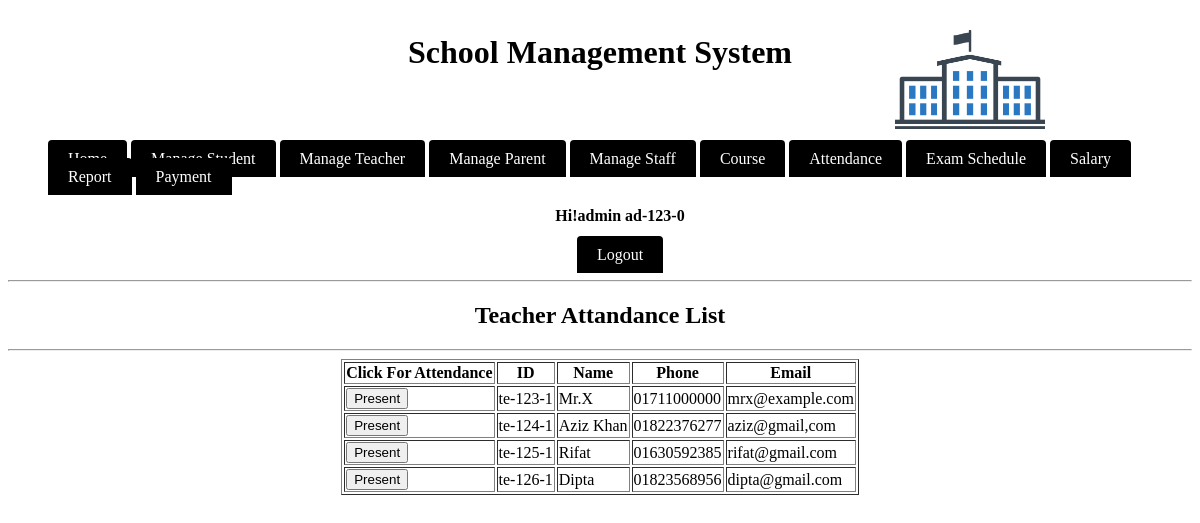
/module/admin/teacherAttendance.php (signed in), run on the app's committed database.
### tables this page shows
CREATE TABLE IF NOT EXISTS `teachers` (
  `id` varchar(20) NOT NULL,
  `name` varchar(20) NOT NULL,
  `password` varchar(20) NOT NULL,
  `phone` varchar(13) NOT NULL,
  `email` varchar(20) NOT NULL,
  `address` varchar(30) NOT NULL,
  `sex` varchar(7) NOT NULL,
  `dob` date NOT NULL,
  `hiredate` date NOT NULL,
  `salary` double NOT NULL,
  UNIQUE KEY `id` (`id`)
);

### module/admin/main.php (called while the page is built, shortened)
<?php
$check=$_SESSION['login_id'];
$session=mysql_query("SELECT name  FROM admin WHERE id='$check' ");
$row=mysql_fetch_array($session);
$login_session = $loged_user_name = $row['name'];
?>

### module/admin/teacherAttendance.php (the view, shortened to what this page needs)
<?php
include_once('main.php');
$sql = "SELECT * FROM teachers where id not in (select attendedid from attendance where date=CURDATE())";
$res= mysql_query($sql);
$string = "";
while($row = mysql_fetch_array($res)){
    $string .= "<form action='attendTeacher.php' method='post'>".
    "<tr><td><input type='submit' name='submit' value='Present'></td>".
    '<input type="hidden" value="'.$row['id'].'" name="id" />'.
    '<td>'.$row['id'].'</td><td>'.$row['name'].
    '</td><td>'.$row['phone'].'</td><td>'.$row['email'].'</td></tr></form>';
}
?>
<html>
    <head>
		    <link rel="stylesheet" type="text/css" href="../../source/CSS/style.css">
		</head>
    <body>
			  <div class="header"><h1>School Management System</h1></div>
			  <div class="divtopcorner">
				    <img src="../../source/logo.jpg" height="150" width="150" alt="School Management System"/>
				</div>
			<br/><br/>
				<ul>
				    <li class="manulist">
						    <a class ="menulista" href="index.php">Home</a>
								<a class ="menulista" href="manageStudent.php">Manage Student</a>
								<a class ="menulista" href="manageTeacher.php">Manage Teacher</a>
								<a class ="menulista" href="manageParent.php">Manage Parent</a>
								<a class ="menulista" href="manageStaff.php">Manage Staff</a>
								<a class ="menulista" href="course.php">Course</a>
								<a class ="menulista" href="index.php">Attendance</a>
								<a class ="menulista" href="index.php">Exam Schedule</a>
								<a class ="menulista" href="index.php">Salary</a>
								<a class ="menulista" href="index.php">Report</a>
								<a class ="menulista" href="index.php">Payment</a>
							<div align="center">
								<h4>Hi!admin <?php echo $check." ";?></h4>
								<a class ="menulista" href="logout.php" onmouseover="changemouseover(this);" onmouseout="changemouseout(this,'<?php echo ucfirst($loged_user_name);?>');"><?php echo "Logout";?></a>
						</div>
						</li>
				</ul>
			  <hr/>
        <center>
            <h2>Teacher Attandance List</h2><hr/>
              <table border="1">
                <tr>
                    <th>Click For Attendance</th>
                    <th>ID</th>
                    <th>Name</th>
                    <th>Phone</th>
                    <th>Email</th>
                </tr>
                <?php echo $string;?>
              </table>
        </center>
		</body>
</html>

### source/CSS/style.css (style rules this page uses)
.divtopcorner { position:absolute; top:0px; right: 150px; color:black; text-align:center; padding:5px; }
.header { color:black; text-align:center; padding:5px; }
.manulist { display:inline; left:100px; }
.menulista { background-color: black; color: white; padding: 10px 20px; text-decoration: none; border-radius: 4px 4px 0 0; }

### data on the page
teachers: id "te-123-1", name "Mr.X", phone "01711000000", email "mrx@example.com"
teachers: id "te-124-1", name "Aziz Khan", phone "01822376277", email "aziz@gmail,com"
teachers: id "te-125-1", name "Rifat", phone "01630592385", email "rifat@gmail.com"
teachers: id "te-126-1", name "Dipta", phone "01823568956", email "dipta@gmail.com"

### other printed values
$check "ad-123-0"
